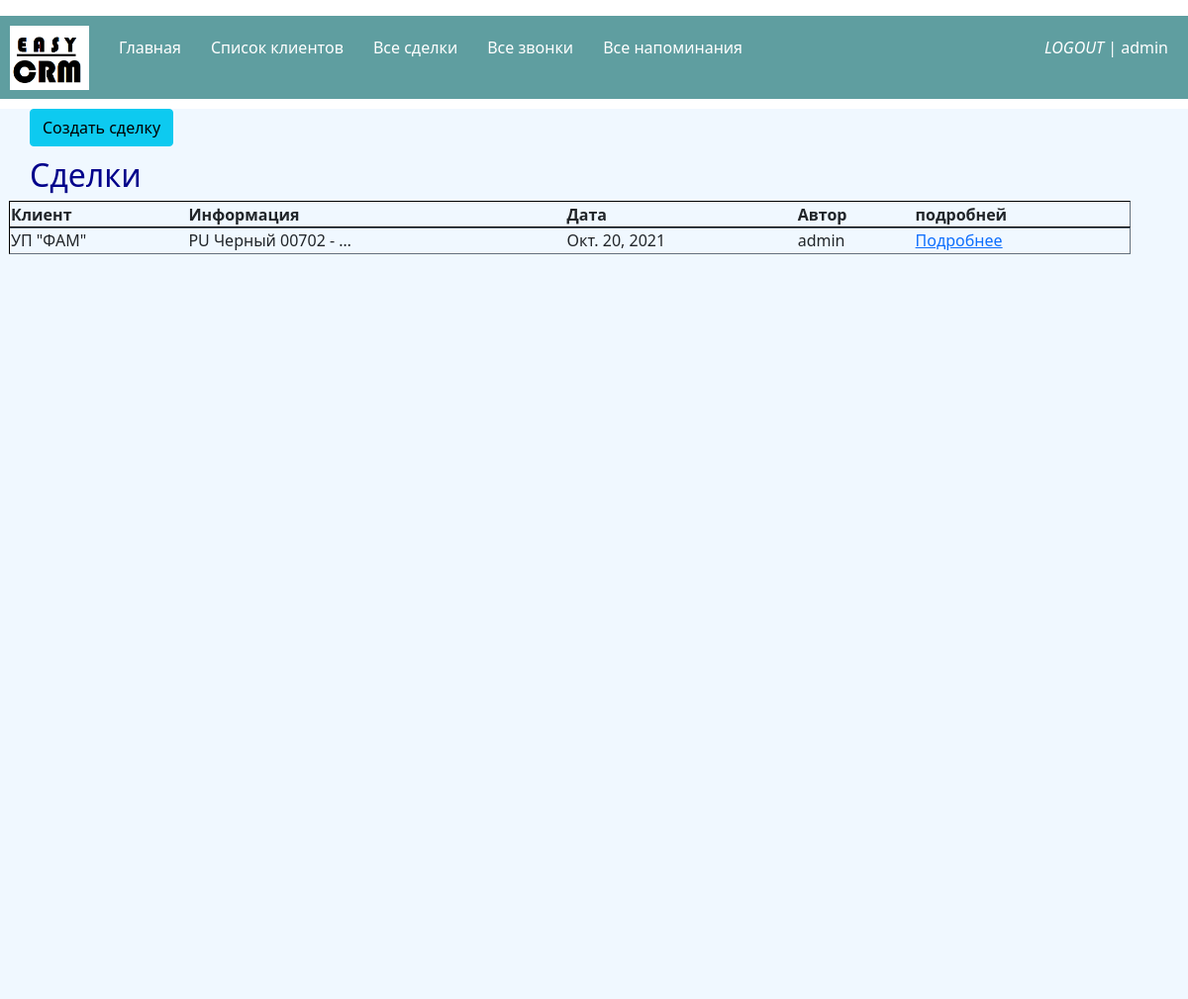
The app's page /list_deals (signed in) with its own data.
### crm/models.py (models this page shows, shortened)
class Deal(models.Model):
    client = models.ForeignKey(Client, related_name='deals', on_delete=models.CASCADE)
    commentary = models.TextField('Сделка')
    publish = models.DateField('Дата создания')
    author = models.ForeignKey(User, on_delete=models.CASCADE)

class Client(models.Model):
    client_name = models.CharField('Название клиента', max_length=100)
    lpr = models.CharField('ФИО ЛПР-а', max_length=150)
    position = models.CharField('Должность', max_length=100)
    tel_number = models.CharField('Телефон', max_length=100)
    email = models.EmailField('Е-мэил', blank=True)
    adress = models.CharField('Адрес', max_length=255)
    commentary = models.TextField('Коментарии')
    publish = models.DateTimeField('Дата создания', default=timezone.now)
    author = models.ForeignKey(User, on_delete=models.CASCADE,
                               related_name='user_clients')
    def __str__(self):
        return self.client_name

### crm/views.py (the view)
# urls.py: path('list_deals', views.list_deals, name='list_deals'),
def list_deals(request):
    deals = models.Deal.objects.order_by('publish')
    return render(request, 'crm/list_deals.html', {'deals': deals})

### crm/templates/crm/list_deals.html (shortened to what this page needs)
{% extends 'crm/base_two.html' %}
{% block content  %}
    <ul1>
    <a href="{% url 'create_deal' %}"><li><button class="btn btn-info" type="submit">Создать сделку</button></li></a>
    </ul1>
    <br>
    <br>
    <h2> Сделки </h2>
        <table class="table2">
    <tbody>
    <tr class="line">
        <th>Клиент</th>
        <th>Информация</th>
        <th>Дата</th>
        <th>Автор</th>
        <th>подробней</th>
    </tr>
    {% for el in deals %}
        <tr class="line">
            <td>{{ el.client }}</td>
            <td>{{ el.commentary | truncatewords:4}}</td>
            <td>{{ el.publish }}</td>
            <td>{{ el.author }}</td>
            <td><a href="{% url 'detailed_deal' el.id %}"> Подробнее </a></td>
        </tr>
    {% endfor %}
    </tbody>
    </table>
{% endblock %}

### crm/templates/crm/base_two.html (shortened to what this page needs)
{% load static %}
<!DOCTYPE html>
<html lang="ru">
<head>
    <div class="header">
  <link rel="stylesheet" href="https://cdnjs.cloudflare.com/ajax/libs/jquery-datetimepicker/2.5.20/jquery.datetimepicker.min.css" />
    <link rel="stylesheet" href="https://cdn.jsdelivr.net/npm/bootstrap@5.1.2/dist/css/bootstrap.min.css">
    <link rel="stylesheet" href="{% static 'crm/css/base.css' %}">
        <img src="{% static 'crm/img/logo_crm.png' %}" alt="logo">
        <ul>
            <a href="{% url 'home_page' %}"><li>Главная</li></a>
            <a href="{% url 'list_clients' %}"><li>Список клиентов</li></a>
            <a href="{% url 'list_deals' %}"><li>Все сделки</li></a>
            <a href="{% url 'list_calls' %}"><li>Все звонки</li></a>
            <a href="{% url 'list_reminders' %}"><li>Все напоминания</li></a>
        </ul>
    <ul class="login">
    {% if request.user.is_authenticated %}
                <a href="{% url 'logout' %}"><li class="loginli"><i>LOGOUT </i>| {{ user }}</li></a>
            {% else %}
                <a href="{% url 'login' %}"><li class="loginli">Войти</a> | <a href="{% url 'register' %}">Регистрация</a></li>
            {% endif %}
    </ul>
    </div>
</head>
<body>
    <div class="wrapper">
    <div class="content1">
    {% block content %}
    {% endblock %}
    </div>
    </div>
</body>
</html>

### crm/static/crm/css/base.css (style rules this page uses)
* { box-sizing: border-box }
h2 { margin-left: 20px; color: darkblue; }
.header { background: cadetblue; height: 84px; margin-top: 10px }
.content1 { background: aliceblue; min-height: 900px; margin-top: 10px; width: 100%; float: left; padding-left: 10px; }
img { width: 80px; float: left; margin-top: 10px; margin-left: 10px; }
.login { float: right; margin-right: 20px; display: block; transition: transform .6s ease; }
ul li { color: #fff; float: left; margin-top: 20px; padding-left: 30px; display: block; transition: transform .6s ease; }
.table2 { width: 95%; }
.line { margin-bottom: 22px; }
.line { outline-style: inset; outline-width: thin; }
ul1 li { color: darkslategray; float: left; padding-left: 20px; display: block; transition: transform .6s ease; }

### records on screen
Deal: client "УП \"ФАМ\"", commentary "PU Черный 00702 - …", publish "Окт. 20, 2021", author "admin"

### other values on screen
{{ user }} "admin"
